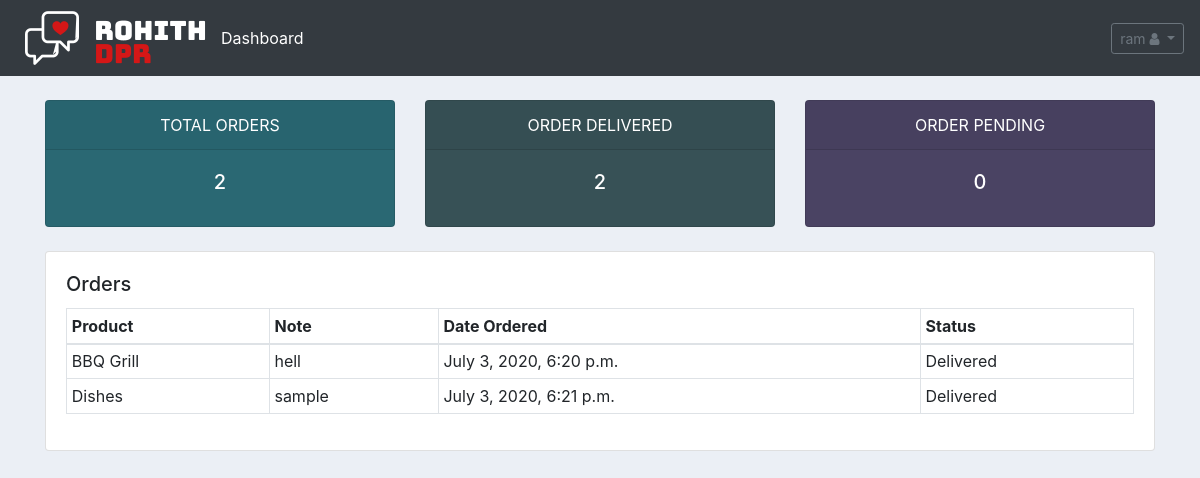
The page /user/ (signed in) on the database its author committed.
### accounts/models.py (models this page shows, shortened)
class Order(models.Model):
    STATUS = (
        ('Pending', 'Pending'),
        ('Out for delivery', 'Out for delivery'),
        ('Delivered', 'Delivered')
    )
    customer = models.ForeignKey(Customer, null=True, on_delete=models.SET_NULL)
    product = models.ForeignKey(Product, null=True, on_delete=models.SET_NULL)
    date_created = models.DateTimeField(auto_now_add=True, null=True)
    status = models.CharField(max_length=200, null=True, choices=STATUS)
    note = models.CharField(max_length=1000, null=True)

class Product(models.Model):
    CATEGORY = (
        ('Indoor', 'Indoor'),
        ('Out Door', 'Out Door')
    )
    name = models.CharField(max_length=300, null=True)
    price = models.FloatField(null=True)
    category = models.CharField(max_length=200, null=True, choices=CATEGORY)
    description = models.CharField(max_length=1000, null=True)
    date_created = models.DateTimeField(auto_now_add=True, null=True)
    tags = models.ManyToManyField(Tag)
    def __str__(self):
        return self.name

### accounts/decorators.py (the view)
        def wrapper_func(request, *args, **kwargs):
            group = None
            if request.user.groups.exists():
                group = request.user.groups.all()[0].name
            if group in allowed_roles:
                return view_func(request, *args, **kwargs)
            else:
                return render(request, 'accounts/401.html')

### accounts/views.py (called while the page is built)
@login_required(login_url='login_page')
@allowed_users(allowed_roles=['customer'])
def user_page(request):
    orders = request.user.customer.order_set.all()
    total_orders = orders.count()
    delivered = orders.filter(status='Delivered').count()
    pending = orders.filter(status='Pending').count()
    context = {'orders': orders, 'total_orders': total_orders,
               'delivered': delivered, 'pending': pending}
    return render(request, 'accounts/user.html', context)

### accounts/templates/accounts/user.html
{% extends 'accounts/main.html' %}
{% load static %}
{% block content %}
{% include 'accounts/status.html' %}
<br/>
<div class="container">
    <div class="row">
        <div class="col">
            <div class="card">
                <div class="card-body">
                     <h5 class="card-title">Orders</h5>
                    <table class="table table-bordered table-sm">
                        <thead>
                        <tr>
                            <th>Product</th>
                            <th>Note</th>
                            <th>Date Ordered</th>
                            <th>Status</th>
                        </tr>
                        </thead>
                        <tbody>
                        {% for order in orders %}
                        <tr>
                            <td>{{ order.product }}</td>
                            <td>{{ order.note }}</td>
                            <td>{{ order.date_created }}</td>
                            <td>{{ order.status }}</td>
                        </tr>
                        {% endfor %}
                        </tbody>
                    </table>
                </div>
            </div>
        </div>
    </div>
</div>
{% endblock %}

### accounts/templates/accounts/navbar.html (shortened to what this page needs)
{% load static %}
<nav class="navbar navbar-expand-lg navbar-dark bg-dark">
    <a href="{% url 'home_page' %}"><img src="{% static 'images/logo_new_one.png' %}"></a>
    <div class="collapse navbar-collapse" id="navbarNav">
        <ul class="navbar-nav">
            <li class="nav-item active">
                <a class="nav-link" href="{% url 'home_page' %}">Dashboard</a>
            </li>
        </ul>
    </div>
    <div class="btn-group" role="group" aria-label="Button group with nested dropdown">
        <div class="btn-group btn-group-sm" role="group">
            <button id="btnGroupDrop1" type="button" class="btn btn-outline-secondary dropdown-toggle"
                    data-toggle="dropdown"
                    aria-haspopup="true" aria-expanded="false">
                {{ request.user }} <i class="fa fa-user"></i>
            </button>
        </div>
    </div>
</nav>

### static/css/main.css (style rules this page uses)
body { background-color : #ebeff5; }

### rows shown on the page
Order: product "BBQ Grill", note "hell", date_created "July 3, 2020, 6:20 p.m.", status "Delivered"
Order: product "Dishes", note "sample", date_created "July 3, 2020, 6:21 p.m.", status "Delivered"

### other values the page prints
{{ request.user }} "ram"
{{ total_orders }} "2"
{{ delivered }} "2"
{{ pending }} "0"
